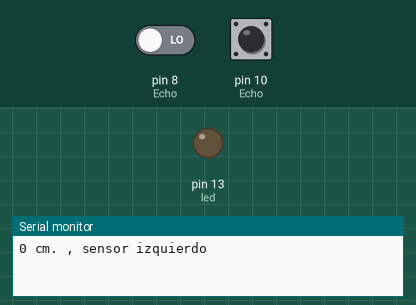
Recording of a sketch running on a simulated Arduino Uno, built with avr-gcc and run on an emulated ATmega328P. Parts: output pins drawn as LEDs (lit = HIGH), the last lines printed to the serial monitor. The test bench sets the inputs (shaded band); at power-on: pin 10 (Echo) LOW, pin 8 (Echo) LOW. Pins used as bus, display or sensor lines are not drawn.

Above: at 1.2 s.
1.3 s: pin 10 (Echo) pulsed HIGH 5 times (0.12 s each, 0.3 s apart)
At 8.6 s:
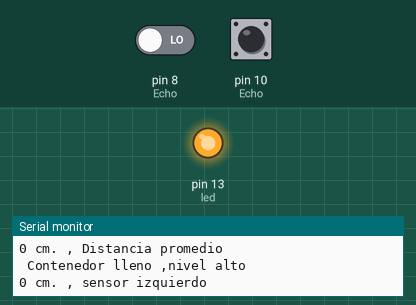
Timing chart, 0 to 10.1 s (numbered marks = the images above; inputs shaded):
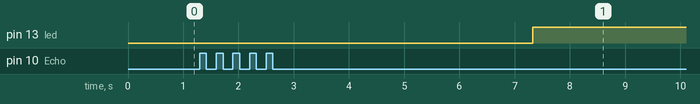

The sketch:

arduino_v4.ino
```cpp
long distancia;
long distancia1;
long tiempo1;

long distancia2;
long tiempo2;

void setup(){
  Serial.begin(9600);

  pinMode(13, OUTPUT); // led

  // ultrasonico 1
  pinMode(9, OUTPUT); /* blanco Trig activación del pin 9 como salida: para el pulso ultrasónico*/
  pinMode(8, INPUT); /* verde Echo activación del pin 8 como entrada: tiempo del rebote del ultrasonido*/

  //ultrasonico 2
    pinMode(11, OUTPUT); /* blanco Trig activación del pin 9 como salida: para el pulso ultrasónico*/
  pinMode(10, INPUT); /* verde Echo activación del pin 8 como entrada: tiempo del rebote del ultrasonido*/
}

void loop(){
  //if (Serial.available() > 0){
  //  if (Serial.read()==  107){ //lee la "k"
    //ultrasonico 1
    digitalWrite(9,LOW); /* Por cuestión de estabilización del sensor*/
    delayMicroseconds(5);
    digitalWrite(9, HIGH); /* envío del pulso ultrasónico*/
    delayMicroseconds(10);
    tiempo1=pulseIn(8, HIGH); /* Función para medir la longitud del pulso entrante. Mide el tiempo que transcurrido entre el envío
    del pulso ultrasónico y cuando el sensor recibe el rebote, es decir: desde que el pin 12 empieza a recibir el rebote, HIGH, hasta que
    deja de hacerlo, LOW, la longitud del pulso entrante*/
    distancia1= int(0.017*tiempo1); /*fórmula para calcular la distancia obteniendo un valor entero*/
    /*Monitorización en centímetros por el monitor serial*/
    Serial.println(String(distancia1) + " cm. , sensor izquierdo") ;
    delay(1000);
    //ultrasonico 2
    digitalWrite(11,LOW); /* Por cuestión de estabilización del sensor*/
    delayMicroseconds(5);
    digitalWrite(11, HIGH); /* envío del pulso ultrasónico*/
    delayMicroseconds(10);
    tiempo2=pulseIn(10, HIGH); /* Función para medir la longitud del pulso entrante. Mide el tiempo que transcurrido entre el envío
    del pulso ultrasónico y cuando el sensor recibe el rebote, es decir: desde que el pin 12 empieza a recibir el rebote, HIGH, hasta que
    deja de hacerlo, LOW, la longitud del pulso entrante*/
    distancia2= int(0.017*tiempo2); /*fórmula para calcular la distancia obteniendo un valor entero*/
    /*Monitorización en centímetros por el monitor serial*/
    Serial.println(String(distancia2) + " cm. , sensor derecho") ;
    delay(1000);

    distancia= int (distancia1 + distancia2)/2 ;
   Serial.println( String(distancia) + " cm. , Distancia promedio ") ;

      if (distancia > 20) //Nivel Bajo
  {
    Serial.println(" Contenedor nivel bajo ");
    digitalWrite(13, LOW);

  }
  else if ( distancia < 8 ) // Nivel Alto
  {
          Serial.println(" Contenedor lleno ,nivel alto ");
          digitalWrite(13, HIGH);

  }
            else // Nivel Medio
  {
                   Serial.println(" Contenedor nivel medio ");
                   digitalWrite(13, HIGH);
                   delay(200);
                   digitalWrite(13, LOW);
                   delay(200);
  }
    }
 // }

//}
```

Measured:
- after the input at 1.3 s, pin 13 (led): LOW → HIGH after 6.0 s instead of 2.7 s
